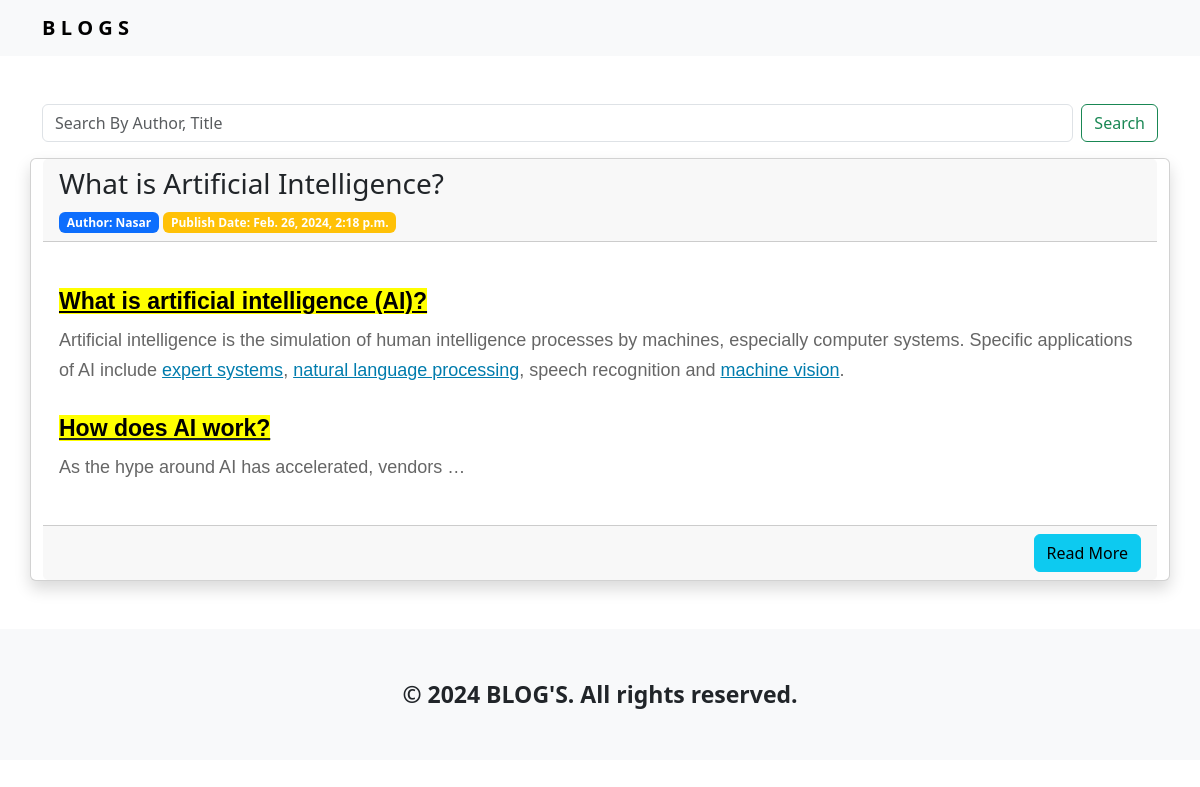
The page / on the database its author committed.
### userss/models.py (models this page shows, shortened)
class Blogs(models.Model):
    title = models.CharField(max_length=100)
    author = models.ForeignKey(User, on_delete=models.CASCADE)
    desc = models.TextField(max_length=3000)
    date = models.DateTimeField(auto_now_add=True)  # Use auto_now_add instead of auto_add_now

### userss/views.py (the view)
# urls.py: 2. Add a URL to urlpatterns:  path('', views.home, name='home')
def home(request):
    try:
        query = request.GET.get('search_query')
        if query is not None:
            b = Blogs.objects.filter(
                Q(title__icontains=query) |
                Q(author__username__icontains=query) |  # Assuming author is a User model field
                Q(desc__icontains=query)
            ).order_by('-date')
        else:
            b = Blogs.objects.all().order_by('-date')
            query = ""
        return render(request, 'index.html', {'b': b, 'query': query})
    except Exception as e:
        messages.error(request, str(e))
        return redirect('home')

### templates/index.html (shortened to what this page needs)
<!DOCTYPE html>
<html lang="en">
  <head>
    <link
      href="https://cdn.jsdelivr.net/npm/bootstrap@5.3.2/dist/css/bootstrap.min.css"
      rel="stylesheet"
    />
  </head>
  <body>
    <header class="col-md-12 col-lg-12 col-sm-12">
        <nav class="navbar navbar-expand-xxl navbar-light bg-light" >
            <div class="container">
              <a class="navbar-brand" href="{% url 'home' %}" style="font-weight:900;">B L O G S</a>
            </div>
          </nav>
    </header>
    <main class="col-md-12 col-lg-12 col-sm-12 mt-5">
      <div class="container">
          <form class="d-flex" role="search" method="GET">
              <input class="form-control me-2" type="search" name="search_query" placeholder="Search By Author, Title" aria-label="Search" value="{{ query }}" required>
              <button class="btn btn-outline-success" type="submit">Search</button>
          </form>
          <div class="row">
              {% if b %}
                  {% for blog in b %}
                      <div class="card shadow mt-3">
                          <div class="card-header">
                              <h3>{{blog.title|safe}}</h3>
                              <span class="badge bg-primary text-capitalize">Author: {{blog.author}}</span>
                              <span class="badge bg-warning">Publish Date: {{blog.date}}</span>
                          </div>
                          <div class="card-body">
                              {{blog.desc|safe|truncatewords:200}}
                          </div>
                          <div class="card-footer">
                            <a href="{% url 'detail' blog.title %}" class="btn btn-info" style="float: right;">Read More</a>
                          </div>
                      </div>
                  {% endfor %}
              {% else %}
                  <h4 class="text-center mt-5">No blogs related to this author or title.</h4>
              {% endif %}
          </div>
      </div>
  </main>
  <footer class="bg-light text-dark mt-5 p-5">
    <div class="container text-center">
        <p style="font-weight: 800; margin: 0;font-size:23px;">&copy; 2024 BLOG'S. All rights reserved.</p>
    </div>
</footer>
  </body>
</html>

### rows shown on the page
Blogs: title "What is Artificial Intelligence?", author "Nasar", date "Feb. 26, 2024, 2:18 p.m.", desc "What is artificial intelligence (AI)? Artificial intelligence is the simulation of human intelligence processes by machines, especially computer systems. Specific applications of AI include expert systems , natural language processing , speech recognition and machine vision . How does AI work? As the hype around AI has accelerated, vendors …"
